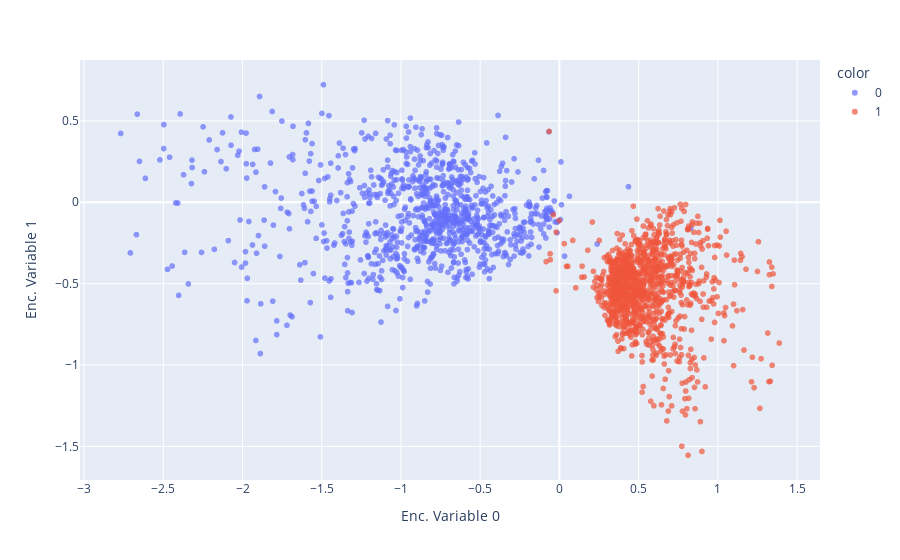

Source (notebook cell):
### Code cell
import plotly.express as px

px.scatter(encoded_samples, x='Enc. Variable 0', y='Enc. Variable 1',
           color=encoded_samples.label.astype(str), opacity=0.7)

### Figure 1 — Plotly figure (JSON) as saved in the notebook; plotly's stock layout.template omitted (floating-point values rounded to 4 significant figures; data arrays with more than 128 entries replaced by an {"elided": "..."} marker saying what was removed)
{"data": [{"hovertemplate": "color=0<br>Enc. Variable 0=%{x}<br>Enc. Variable 1=%{y}<extra></extra>", "legendgroup": "0", "marker": {"color": "#636efa", "opacity": 0.7, "symbol": "circle"}, "mode": "markers", "name": "0", "showlegend": true, "type": "scattergl", "x": {"elided": "980 float values"}, "xaxis": "x", "y": {"elided": "980 float values"}, "yaxis": "y"}, {"hovertemplate": "color=1<br>Enc. Variable 0=%{x}<br>Enc. Variable 1=%{y}<extra></extra>", "legendgroup": "1", "marker": {"color": "#EF553B", "opacity": 0.7, "symbol": "circle"}, "mode": "markers", "name": "1", "showlegend": true, "type": "scattergl", "x": {"elided": "1135 float values"}, "xaxis": "x", "y": {"elided": "1135 float values"}, "yaxis": "y"}], "layout": {"legend": {"title": {"text": "color"}, "tracegroupgap": 0}, "margin": {"t": 60}, "xaxis": {"anchor": "y", "domain": [0, 1], "title": {"text": "Enc. Variable 0"}}, "yaxis": {"anchor": "x", "domain": [0, 1], "title": {"text": "Enc. Variable 1"}}}}
